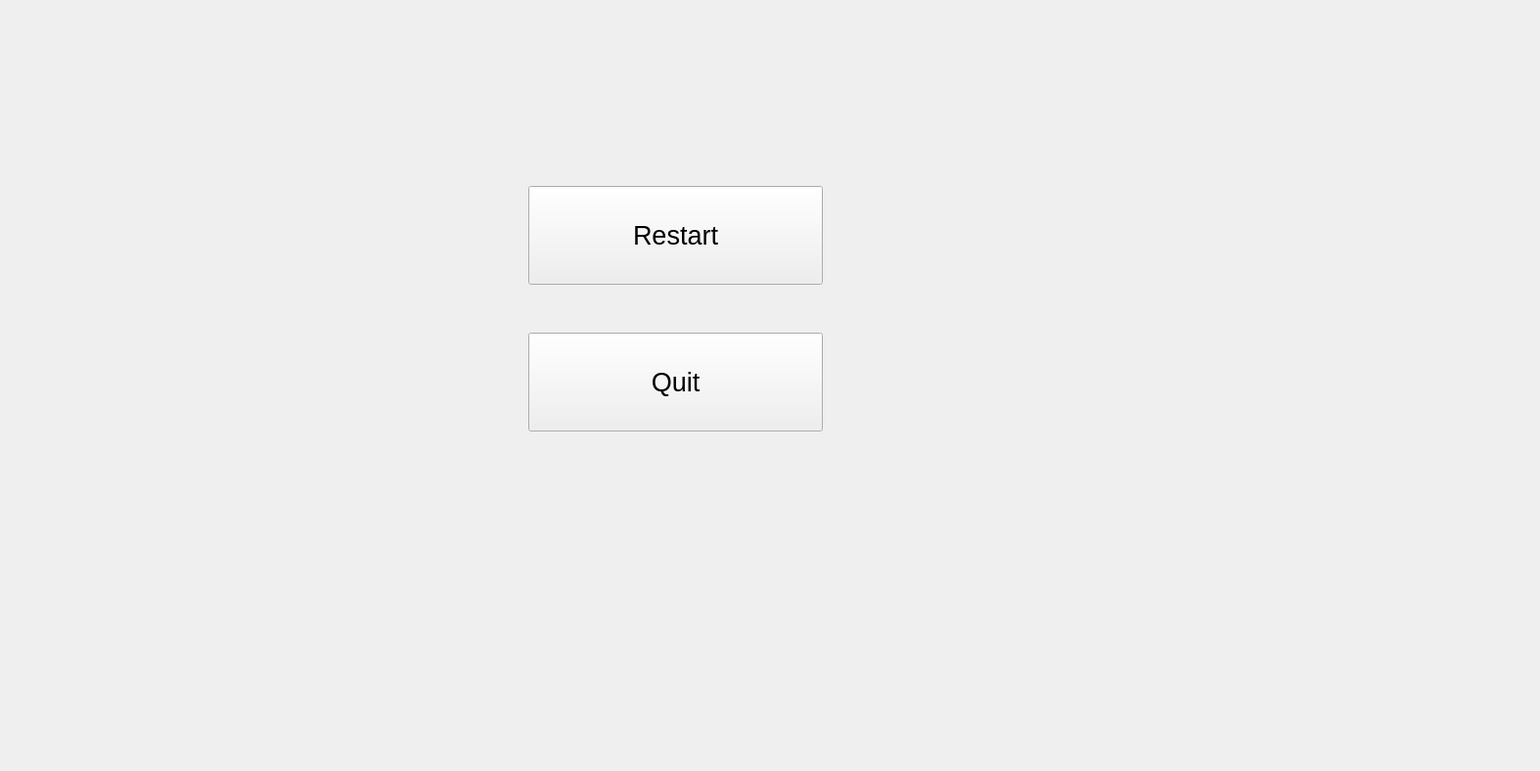
<?xml version="1.0" encoding="UTF-8"?>
<ui version="4.0">
 <class>ResultWindow</class>
 <widget class="QDialog" name="ResultWindow">
  <property name="geometry">
   <rect>
    <x>0</x>
    <y>0</y>
    <width>1574</width>
    <height>788</height>
   </rect>
  </property>
  <property name="windowTitle">
   <string>Dialog</string>
  </property>
  <widget class="QPushButton" name="Restart">
   <property name="geometry">
    <rect>
     <x>540</x>
     <y>190</y>
     <width>301</width>
     <height>101</height>
    </rect>
   </property>
   <property name="font">
    <font>
     <pointsize>20</pointsize>
    </font>
   </property>
   <property name="text">
    <string>Restart</string>
   </property>
   <property name="autoDefault">
    <bool>false</bool>
   </property>
  </widget>
  <widget class="QPushButton" name="Quit">
   <property name="geometry">
    <rect>
     <x>540</x>
     <y>340</y>
     <width>301</width>
     <height>101</height>
    </rect>
   </property>
   <property name="font">
    <font>
     <pointsize>20</pointsize>
    </font>
   </property>
   <property name="text">
    <string>Quit</string>
   </property>
   <property name="autoDefault">
    <bool>false</bool>
   </property>
  </widget>
  <widget class="QLabel" name="Message1">
   <property name="geometry">
    <rect>
     <x>390</x>
     <y>70</y>
     <width>781</width>
     <height>91</height>
    </rect>
   </property>
   <property name="font">
    <font>
     <pointsize>20</pointsize>
    </font>
   </property>
   <property name="text">
    <string/>
   </property>
  </widget>
  <widget class="QLabel" name="Message2">
   <property name="geometry">
    <rect>
     <x>540</x>
     <y>480</y>
     <width>501</width>
     <height>101</height>
    </rect>
   </property>
   <property name="font">
    <font>
     <pointsize>20</pointsize>
    </font>
   </property>
   <property name="text">
    <string/>
   </property>
  </widget>
 </widget>
 <resources/>
 <connections/>
</ui>
